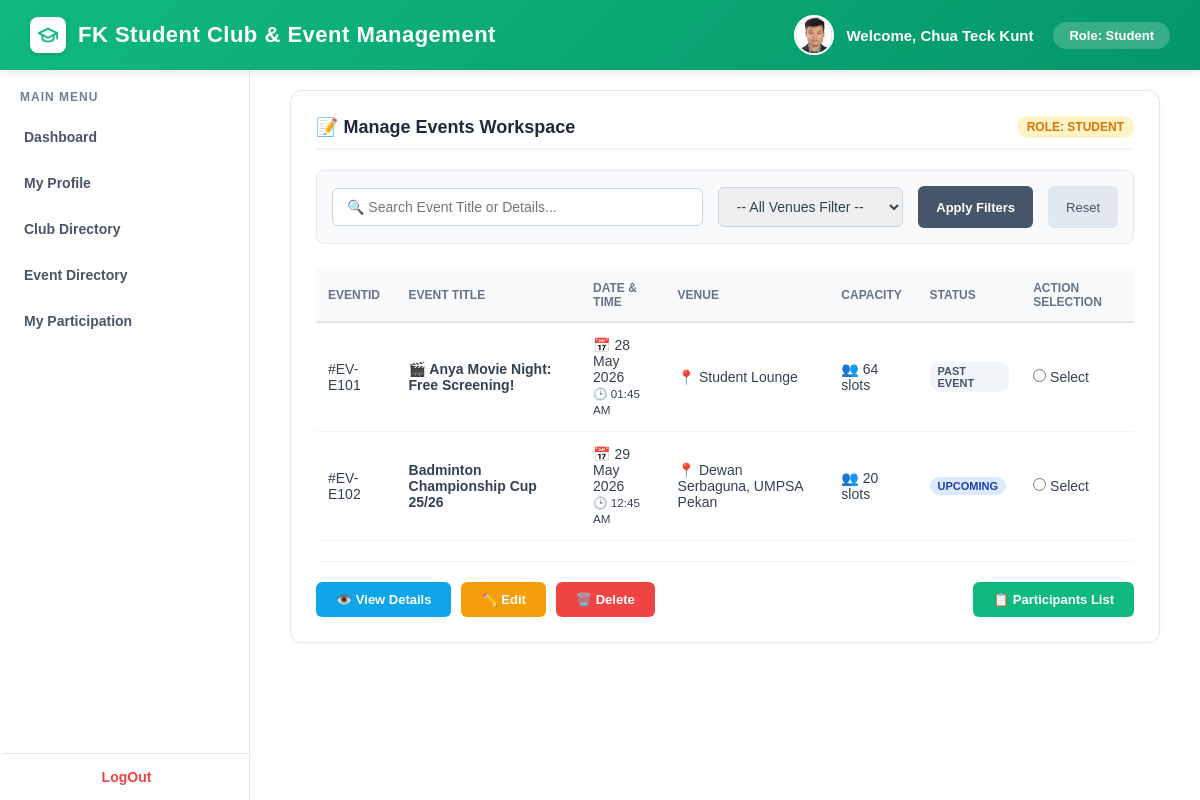
Screenshot of /student/manage_events.php (signed in) with the database file from the repository.
### tables this page shows
CREATE TABLE `students` (
  `userID` varchar(100) NOT NULL,
  `stu_ID` varchar(10) DEFAULT NULL,
  `stu_name` varchar(100) DEFAULT NULL,
  `stu_email` varchar(100) DEFAULT NULL,
  `stu_address` varchar(255) DEFAULT NULL,
  `stu_role` varchar(50) DEFAULT NULL,
  `stu_contact_no` varchar(15) DEFAULT NULL,
  `stu_profile_photo` varchar(255) DEFAULT NULL
);

CREATE TABLE `events` (
  `eventID` varchar(100) NOT NULL,
  `event_title` varchar(100) DEFAULT NULL,
  `event_desc` varchar(255) DEFAULT NULL,
  `event_date` date DEFAULT NULL,
  `event_time` time DEFAULT NULL,
  `event_venue` varchar(100) DEFAULT NULL,
  `event_max_participants` int DEFAULT NULL,
  `attendance_qr` varchar(100) DEFAULT NULL
);

### student/student_login_materials.php (called while the page is built, shortened)
<?php
require_once '../db_connection.php';
$userID = $_SESSION['userID'];
$username = $_SESSION['user_username'];
$role = $_SESSION['user_role'];
$active_role = $_SESSION['active_role'] ?? 'Student';
$sql_profile = "SELECT stu_ID, stu_name, stu_email, stu_contact_no, stu_address, stu_profile_photo FROM students WHERE userID = '$userID'";
$result_profile = mysqli_query($link, $sql_profile);
if ($result_profile && mysqli_num_rows($result_profile) > 0) {
    $row = mysqli_fetch_assoc($result_profile);
    $stu_name = !empty($row['stu_name']) ? $row['stu_name'] : $username;
    $photo_path = !empty($row['stu_profile_photo']) ? $row['stu_profile_photo'] : "";
}
?>

### student/manage_events.php (the view, shortened to what this page needs)
<?php
require_once 'student_login_materials.php';
$search_keyword = isset($_GET['search']) ? mysqli_real_escape_string($link, $_GET['search']) : '';
$sql = "SELECT e.* FROM events e
        WHERE 1=1";
$sql .= " ORDER BY e.event_date ASC, e.event_time ASC";
$result_events = mysqli_query($link, $sql);
?>
<!DOCTYPE html>
<html lang="en">
<head>
</head>
<body>
    <?php include 'student_background.php'; ?>
    <div class="content-area">
        <div class="workspace-wrapper">
            <div class="central-board">
                <div class="board-title">
                    <span>📝 Manage Events Workspace</span>
                    <span class="role-indicator">Role: <?php echo htmlspecialchars($role); ?></span>
                </div>
                <div class="filter-bar-row">
                    <form method="GET" action="">
                        <div class="search-group">
                            <input type="text" name="search" class="filter-control" placeholder="🔍 Search Event Title or Details..." value="<?php echo htmlspecialchars($search_keyword); ?>">
                        </div>
                        <div class="dropdown-group">
                            <select name="venue" class="filter-control">
                                <option value="">-- All Venues Filter --</option>
                            </select>
                        </div>
                        <button type="submit" class="btn-filter">Apply Filters</button>
                        <a href="manage_events.php" class="btn-clear">Reset</a>
                    </form>
                </div>
                <table>
                    <thead>
                        <tr>
                            <th>EventID</th>
                            <th>Event Title</th>
                            <th>Date & Time</th>
                            <th>Venue</th>
                            <th>Capacity</th>
                            <th>Status</th>
                            <th>Action Selection</th>
                        </tr>
                    </thead>
                    <tbody>
                        <?php if ($result_events && mysqli_num_rows($result_events) > 0): ?>
                            <?php while ($row = mysqli_fetch_assoc($result_events)):
                                $is_past = (strtotime($row['event_date']) < strtotime(date('Y-m-d')));
                                $status_text = $is_past ? "Past Event" : "Upcoming";
                                $status_class = $is_past ? "status-past" : "status-upcoming";
                            ?>
                                <tr>
                                    <td><code>#EV-<?php echo $row['eventID']; ?></code></td>
                                    <td><strong><?php echo htmlspecialchars($row['event_title']); ?></strong></td>
                                    <td>📅 <?php echo date('d M Y', strtotime($row['event_date'])); ?><br><small>🕒 <?php echo date('h:i A', strtotime($row['event_time'])); ?></small></td>
                                    <td>📍 <?php echo htmlspecialchars($row['event_venue']); ?></td>
                                    <td>👥 <?php echo $row['event_max_participants']; ?> slots</td>
                                    <td><span class="status-badge <?php echo $status_class; ?>"><?php echo $status_text; ?></span></td>
                                    <td>
                                        <input type="radio" name="selected_event_tracker" value="<?php echo $row['eventID']; ?>" onclick="updateActionLinks('<?php echo $row['eventID']; ?>')"> Select
                                    </td>
                                </tr>
                            <?php endwhile; ?>
                        <?php else: ?>
                            <tr><td colspan="7" style="text-align:center; color:#94a3b8;">No records matched standard query parameters.</td></tr>
                        <?php endif; ?>
                    </tbody>
                </table>
                <div class="action-row-footer">
                    <div class="left-actions">
                        <a href="#" id="wireframe_btn_view" class="btn btn-view" onclick="alert('Please select an event row radio tracker first.')">👁️ View Details</a>
                        <a href="#" id="wireframe_btn_edit" class="btn btn-edit" onclick="alert('Please select an event row radio tracker first.')">✏️ Edit</a>
                        <a href="#" id="wireframe_btn_delete" class="btn btn-delete" onclick="alert('Please select an event row radio tracker first.')">🗑️ Delete</a>
                    </div>
                    <div>
                        <a href="#" id="wireframe_btn_list" class="btn btn-list" onclick="alert('Please select an event row radio tracker first.')">📋 Participants List</a>
                    </div>
                </div>
            </div>
        </div>
    </div>
</body>
</html>

### student/student_background.php (shortened to what this page needs)
<?php
$current_page = basename($_SERVER['PHP_SELF']);
?>
<?php if ($active_role === 'Student'): ?>
    <div class="student">
        <div class="top-bar">
            <div class="system-title">
                <div class="system-logo">
                    <svg xmlns="http://www.w3.org/2000/svg" width="22" height="22" viewBox="0 0 24 24" fill="none" stroke="currentColor" stroke-width="2" stroke-linecap="round" stroke-linejoin="round">
                        <path d="M22 10v6M2 10l10-5 10 5-10 5z"/>
                        <path d="M6 12v5c3 3 9 3 12 0v-5"/>
                     </svg>
                </div>
                FK Student Club & Event Management
            </div>
            <div class="user-profile-section">
                <div class="profile-group">
                    <div class="top-bar-photo">
                        <?php if (!empty($photo_path)): ?>
                            <img src="<?php echo htmlspecialchars($photo_path); ?>" alt="Profile" style="width: 100%; height: 100%; object-fit: cover;">
                        <?php else: ?>
                            <?php echo strtoupper(substr($stu_name, 0, 1)); ?>
                        <?php endif; ?>
                     </div>
                    <div class="welcome-text">Welcome, <?php echo htmlspecialchars($stu_name); ?></div>
                </div>
                <div class="role-badge">Role: <?php echo htmlspecialchars($active_role); ?></div>
            </div>
        </div>
        <div class="main-layout">
            <div class="sidebar">
                <div class="sidebar-title">Main Menu</div>
                <a href="student_dashboard.php" class="<?= ($current_page == 'student_dashboard.php') ? 'active' : '' ?>">Dashboard</a>
                <a href="profile_dashboard.php" class="<?= ($current_page == 'profile_dashboard.php') ? 'active' : '' ?>">My Profile</a>
                <a href="club_directory.php" class="<?= ($current_page == 'club_directory.php' || $current_page == 'club_details.php') ? 'active' : '' ?>">Club Directory</a>
                <a href="event_directory.php" class="<?= ($current_page == 'event_directory.php' || $current_page == 'browse_event.php') ? 'active' : '' ?>">Event Directory</a>
                <a href="student_participation_dashboard.php" class="<?= ($current_page == 'student_participation_dashboard.php') ? 'active' : '' ?>">My Participation</a>
                <a href="../logout.php" class="logout-btn">LogOut</a>
            </div>
<?php endif; ?>

### student/manage_events.php (style rules this page uses)
.workspace-wrapper { display: flex; flex-direction: column; gap: 20px; width: 100%; box-sizing: border-box; }
.central-board { background: white; border-radius: 12px; border: 1px solid #e2e8f0; padding: 25px; box-shadow: 0 1px 3px rgba(0,0,0,0.05); box-sizing: border-box; }
.board-title { font-size: 18px; font-weight: bold; color: #1e293b; margin-bottom: 20px; padding-bottom: 10px; border-bottom: 2px solid #f1f5f9; display: flex; justify-content: space-between; align-items: center; }
.role-indicator { font-size: 12px; font-weight: bold; padding: 4px 10px; border-radius: 12px; text-transform: uppercase; background-color: #fef3c7; color: #d97706; }
.filter-bar-row { display: flex; gap: 15px; margin-bottom: 25px; align-items: center; background: #f8fafc; padding: 15px; border-radius: 8px; border: 1px solid #e2e8f0; box-sizing: border-box; }
.filter-bar-row form { display: flex; gap: 15px; width: 100%; align-items: center; }
.search-group { flex: 2; }
.dropdown-group { flex: 1; }
.filter-control { width: 100%; padding: 10px 14px; border: 1px solid #cbd5e1; border-radius: 6px; font-size: 14px; color: #334155; box-sizing: border-box; }
.btn-filter { background-color: #475569; color: white; padding: 10px 18px; border-radius: 6px; font-size: 13px; font-weight: bold; text-decoration: none; border: none; cursor: pointer; height: 42px; display: flex; align-items: center; }
.btn-clear { background-color: #e2e8f0; color: #475569; padding: 10px 18px; border-radius: 6px; font-size: 13px; text-decoration: none; text-align: center; height: 42px; display: flex; align-items: center; box-sizing: border-box; }
table { width: 100%; border-collapse: collapse; text-align: left; margin-bottom: 20px; }
th { background-color: #f8fafc; padding: 12px; font-size: 12px; text-transform: uppercase; color: #64748b; font-weight: bold; border-bottom: 2px solid #e2e8f0; }
td { padding: 14px 12px; font-size: 14px; color: #334155; border-bottom: 1px solid #f1f5f9; }
.status-badge { font-size: 11px; font-weight: bold; padding: 3px 8px; border-radius: 10px; text-transform: uppercase; display: inline-block; }
.status-upcoming { background-color: #dbeafe; color: #1e40af; }
.status-past { background-color: #f1f5f9; color: #475569; }
.action-row-footer { display: flex; justify-content: space-between; align-items: center; margin-top: 15px; border-top: 1px solid #f1f5f9; padding-top: 20px; }
.left-actions { display: flex; gap: 10px; }
.btn { padding: 10px 20px; border-radius: 6px; text-decoration: none; font-size: 13px; font-weight: bold; border: none; cursor: pointer; display: inline-block; text-align: center; }
.btn-view { background-color: #0ea5e9; color: white; }
.btn-edit { background-color: #f59e0b; color: white; }
.btn-delete { background-color: #ef4444; color: white; }
.btn-list { background-color: #10b981; color: white; }

### rows the page displays
students: stu_profile_photo (picture), stu_name "Chua Teck Kunt"
events: eventID "E101", event_title "🎬 Anya Movie Night: Free Screening!", event_date "28 May 2026", event_time "01:45 AM", event_venue "Student Lounge", event_max_participants "64", event_date "PAST EVENT"
events: eventID "E102", event_title "Badminton Championship Cup 25/26", event_date "29 May 2026", event_time "12:45 AM", event_venue "Dewan Serbaguna, UMPSA Pekan", event_max_participants "20", event_date "UPCOMING"

### other values shown
$active_role "Student"
$role "STUDENT"
